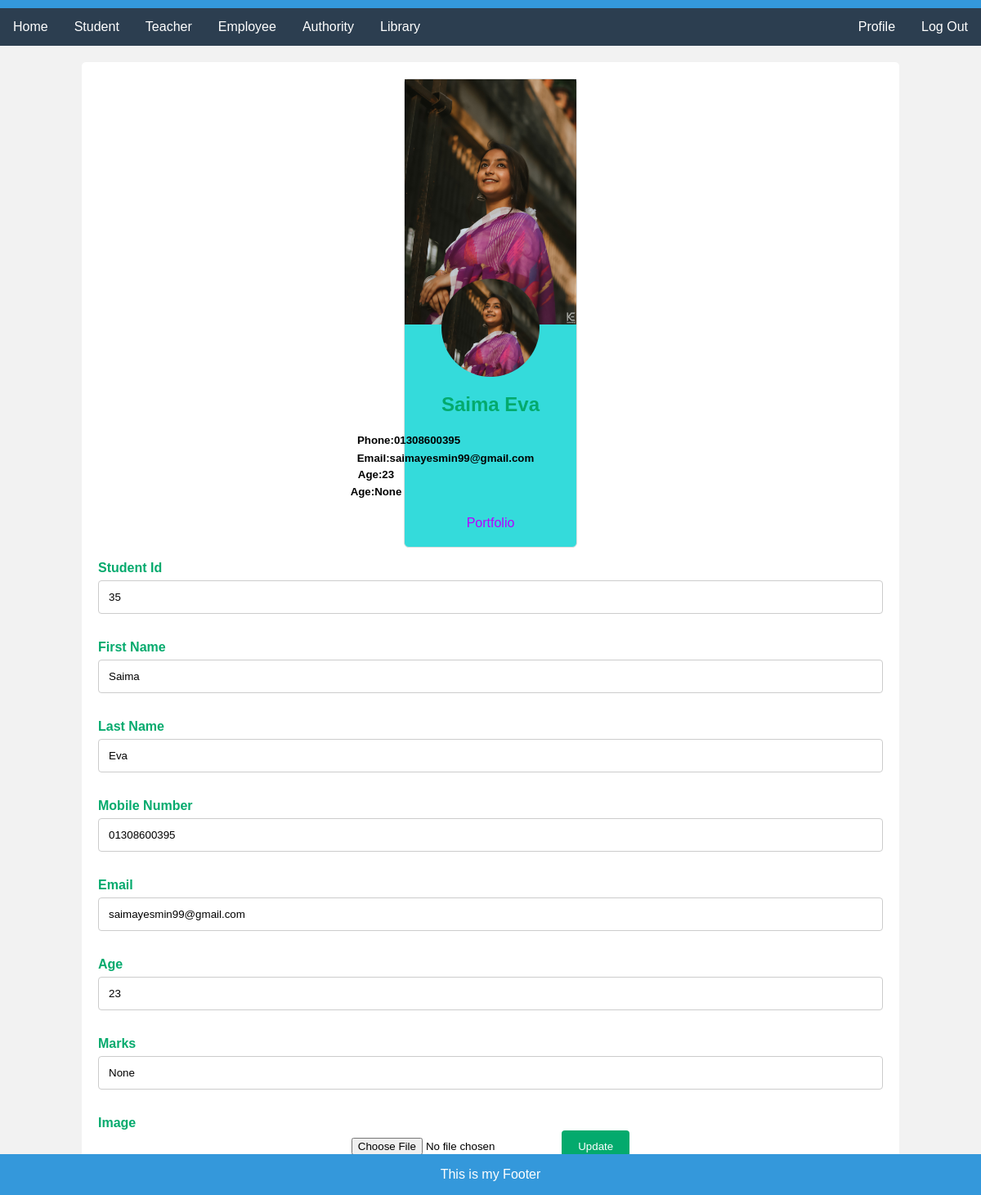
The app's page /editStudent/35 (signed in) with its own data.
### myApp/models.py (models this page shows, shortened)
class Students(models.Model):
    First_Name=models.CharField(max_length=100,null=True)
    Last_Name=models.CharField(max_length=100,null=True)
    Mobile=models.CharField(max_length=100,null=True)
    Email=models.CharField(max_length=100,null=True)
    Age=models.CharField(max_length=100,null=True)
    Marks=models.IntegerField(max_length=100, null=True)
    profile_pic=models.ImageField(upload_to="media/profile_pic",null=True)

### myProject/views.py (the view)
# urls.py: path('editStudent/<str:myid>',editStudent, name="editStudent"),
@login_required
def editStudent(request, myid):
    student=Students.objects.filter(id=myid)
    context={
        "student":student,
    }
    return render(request, "editStudent.html", context)

### template/editStudent.html (shortened to what this page needs)
{%extends "home.html"%}
{%block content%}
<div class="container">
    <form action="{% url 'updatestudent'%}" method='post' enctype="multipart/form-data">
        {% for i in student %}
      <div class="card">
        <div class="card_cover">
          <img src="/media/{{i.profile_pic}}" alt="cove-photo">
        </div>
        <div class="card_img">
            <img src="/media/{{i.profile_pic}}" alt="user-image">
        </div>
        <div class="card_info">
              <h2>{{i.First_Name}} {{i.Last_Name}} </h2>
             <div class="p_e_box">
              <h5 class="phone">Phone:{{i.Mobile}}</h5>
              <h5 class="email">Email:{{i.Email}}</h5>
              <h5 class="Age">Age:{{i.Age}}</h5>
              <h5 class="Age">Age:{{i.Marks}}</h5>
            </div>
            <a href="https://saimaeva.netlify.app/">Portfolio</a>
        </div>
    </div>
    <form>
      <label for="fname">Student Id</label>
      <input type="text" id="fname" value="{{i.id}}" name="studentid" placeholder="Your id..">
      <label for="fname">First Name</label>
      <input type="text" id="fname" value="{{i.First_Name}}" name="fname" placeholder="Your name..">
      <label for="lastname">Last Name</label>
      <input type="text" id="lastname" value="{{i.Last_Name}}" name="lname" placeholder="Your last name..">
      <label for="Mobile">Mobile Number</label>
      <input type="text" id="lname" value="{{i.Mobile}}" name="mobile" placeholder="Your mobile number..">
      <label for="email">Email</label>
      <input type="text" id="email" value="{{i.Email}}" name="email" placeholder="Your email..">
      <label for="age">Age</label>
      <input type="text" id="age" value="{{i.Age}}" name="age" placeholder="Your age..">
      <label for="Marks">Marks</label>
      <input type="text" id="Marks" value="{{i.Marks}}" name="Marks" placeholder="Your Marks..">
      <label for="image">Image</label>
      <input type="file" id="image" value="{{i.profile_pic}}" name="profile_pic" placeholder="Your image..">
      <input type="submit" value="Update">
      {% endfor %}
    </form>
  </div>
{%endblock%}

### template/home.html (style rules this page uses)
body { font-family: 'Arial', sans-serif; margin: 0; padding: 0; background-color: #f9f9f9; height: 20000; }
.container { max-width: 1200px; margin: 20px auto; padding: 20px; background-color: #ecf0f1; border-radius: 8px; }
h2 { color: #3498db; }
body { font-family: Arial, Helvetica, sans-serif; text-align: center; background-color: #f2f2f2; }
h2 { color: #04AA6D; }
.container { border-radius: 5px; background-color: #ffffff; padding: 20px; width: 80%; margin: 20px auto; }
label { display: block; margin-top: 16px; color: #04AA6D; font-weight: bold; text-align: left; }
input[type=text] { width: 100%; padding: 12px; border: 1px solid #ccc; border-radius: 4px; box-sizing: border-box; margin-top: 6px; margin-bottom: 16px; resize: vertical; }
input[type=submit] { background-color: #04AA6D; color: white; padding: 12px 20px; border: none; border-radius: 4px; cursor: pointer; }
.card { border: 1px solid #ddd; border-radius: 6px; max-width: 380px; text-align: center; margin-top: 60px; background-color: #34dbdb; position: relative; margin: auto; display: inline-block; }
.card_cover img { width: 100%; height: 300px; object-fit: cover; }
.card_img { width: 120px; height: 120px; overflow: hidden; border-radius: 50%; margin: -60px auto 0; }
.card_img img { width: 100%; height: 100%; object-fit: cover; }
.card_info { padding-bottom: 20px; }
h5.phone { margin-bottom: -15px; margin-left: -200px; }
h5.Age { margin-top: -17px; margin-left: -280px; }
h5.email { margin-left: -110px; }
a { text-decoration: none; color: rgb(183, 0, 255); }

### template/editStudent.html (style rules this page uses)
.card { border: 1px solid #ddd; border-radius: 6px; max-width: 380px; text-align: center; margin-top: 60px; background-color: #34dbdb; position: relative; margin: auto; }
.card_cover img { width: 100%; height: 300px; object-fit: cover; }
.card_img { width: 120px; height: 120px; overflow: hidden; border-radius: 50%; margin: -60px auto 0; }
.card_img img { width: 100%; height: 100%; object-fit: cover; }
.card_info { padding-bottom: 20px; }
h5.phone { margin-bottom: -15px; margin-left: -200px; }
h5.Age { margin-top: -17px; margin-left: -280px; }
h5.email { margin-left: -110px; }
a { text-decoration: none; color: rgb(183, 0, 255); }

### records on screen
Students: profile_pic (picture), First_Name "Saima", Last_Name "Eva", Mobile "01308600395", Email "saimayesmin99@gmail.com", Age "23", Marks "None", studentid "35", fname "Saima", lname "Eva", mobile "01308600395", email "saimayesmin99@gmail.com", age "23"
